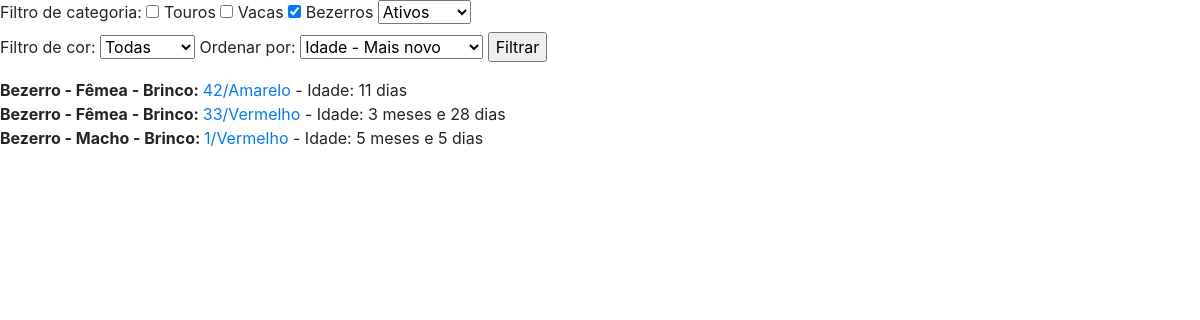
/list, run on an earlier commit of the app's database.
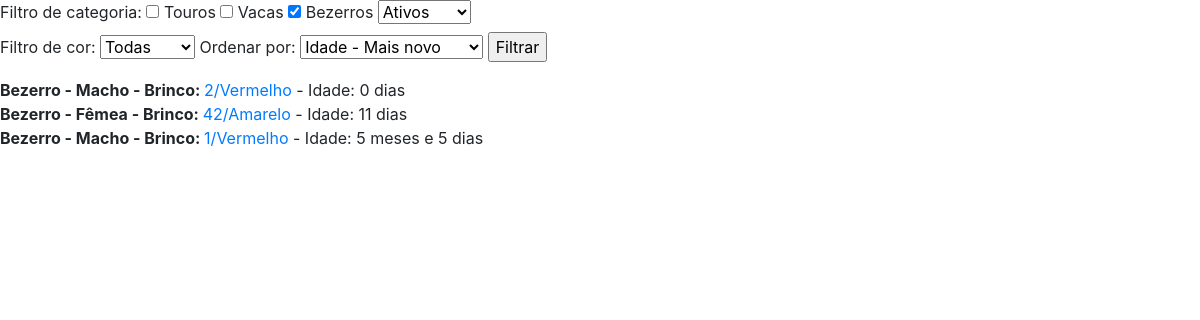
And on a later commit of the database.
### criacao/models.py (models this page shows, shortened)
class cabecagado(models.Model):
    id = AutoField(primary_key=True)
    author = ForeignKey(settings.AUTH_USER_MODEL,on_delete=models.CASCADE)
    n_etiqueta = IntegerField()
    brinco = ForeignKey(brinco,on_delete=models.CASCADE)
    nascimento = DateField()
    MALE = "Macho"
    FEMALE = "Fêmea"
    SEXO_CHOICES = (
        (MALE, "Macho"),
        (FEMALE, "Fêmea"),
    )
    sexo = models.CharField(max_length=5,
                  choices=SEXO_CHOICES,)
    observacoes = TextField(max_length=280,blank=True,null=True)
    esta_vivo = BooleanField(default=True)
    vendido = BooleanField(default=False)
    morte = DateField(null=True,blank=True)
    causa_mortis = CharField(blank=True,max_length=30,null=True)
    BOI = "Boi"
    MATRIZ = "Vaca"
    CRIA = "Bezerro"
    TIPO_CHOICES = (
        (BOI, "Touro"),
        (MATRIZ, "Vaca"),
        (CRIA,"Bezerro")
    )
    tipo = models.CharField(max_length=7,choices=TIPO_CHOICES,)
    def idade(self):
        dias = (datetime.date.today()-self.nascimento).days
        anos = dias//365
        meses = (dias%365)//30
        dias = ((dias%365)%30)
        return f"{f'{anos} anos, ' if anos else ''}{f'{meses} meses e ' if meses else ''}{dias} dias"

class brinco(models.Model):
    id = AutoField(primary_key=True)
    cor_nome = CharField(max_length=16,unique=True)
    cor = ColorField()

### criacao/views.py (the view, shortened to what this page needs)
# urls.py: path("list",CabecaListView),
def CabecaListView(request):
    if request.method == "GET":
        boi_checked = False
        matriz_checked = False
        cria_checked = True
        order_by_selected = False
        brinco_selected = False
        order_by_text = False
        category_filter = "ativos"
        category_text = "Ativos"
        brincos_set = cabecagado.objects.all()
        context = {"boi": "checked" if boi_checked else "",
                   "matriz": "checked" if matriz_checked else "",
                   "cria": "checked" if cria_checked else "",
                   "brincos": brinco.objects.all(),
                   "brinco_selected" : brinco_selected,
                   "order_by_selected": order_by_selected,
                   "order_by_text":order_by_text,
                   "category":category_filter,
                   "category_text": category_text
                   }
        if category_filter == "ativos":
            status_set = cabecagado.objects.filter(esta_vivo=True)&cabecagado.objects.filter(vendido=False)
        elif category_filter == "mortos":
            status_set = cabecagado.objects.filter(esta_vivo=False)
        elif category_filter == "vendidos":
            status_set = cabecagado.objects.filter(vendido=True)
        cabecas_set = cabecagado.objects.none()
        if boi_checked:
            cabecas_set = cabecas_set.union(cabecagado.objects.filter(tipo=cabecagado.BOI))
        if matriz_checked:
            cabecas_set = cabecas_set.union(cabecagado.objects.filter(tipo=cabecagado.MATRIZ))
        if cria_checked:
            cabecas_set = cabecas_set.union(cabecagado.objects.filter(tipo=cabecagado.CRIA))
        final_set = cabecas_set.intersection(brincos_set,status_set)
        if order_by_selected:
            if order_by_selected == "crescente":
                final_set = final_set.order_by('n_etiqueta')
            elif order_by_selected == "maisnovo":
                final_set = final_set.order_by('-nascimento')
            elif order_by_selected == "maisvelho":
                final_set = final_set.order_by('nascimento')
            elif order_by_selected == "decrescente":
                final_set = final_set.order_by('-n_etiqueta')
        else:
            final_set = final_set.order_by('-nascimento')
        context["cabecas"] = final_set
        return render(request,"cabecaslist.html",context)

### criacao/templates/cabecaslist.html (shortened to what this page needs)
<head>
    <link rel="stylesheet" href="https://stackpath.bootstrapcdn.com/bootstrap/4.3.1/css/bootstrap.min.css">
</head>
<body>
    <form action="list" method="get">
        Filtro de categoria:
        <input type = "checkbox"  id = "boi" name = "boi_checked" value = "True" {{boi}}>
        <label for="boi">Touros</label>
        <input type = "checkbox" id="matriz" name = "matriz_checked" value = "True" {{matriz}}>
        <label for="matriz">Vacas</label>
        <input type = "checkbox" id = "cria"  name = "cria_checked" value = "True" {{cria}}>
        <label for="cria">Bezerros</label>
        <select name="categoria">
            <option value="ativos" >Ativos</option>
        </select><br>
        Filtro de cor:
        <select name="cor">
            <option value="all" selected>Todas</option>
        </select>
        Ordenar por:
        <select name="order_by">
            <option value="maisnovo" >Idade - Mais novo</option>
        </select>
        <input type="submit" value="Filtrar" />
    </form>
    {% for cabeca in cabecas %}
     <b>{{cabeca.tipo}} - {{cabeca.sexo}} - Brinco: </b><a href= "">{{cabeca.n_etiqueta}}/{{cabeca.brinco.cor_nome}}</a> - Idade: {{cabeca.idade}}<br>
    {% endfor %}
</body>

What changed in the data, as far as the page shows it:
no longer on this page (row edited): cabecagado: tipo "Bezerro", sexo "Fêmea", n_etiqueta "33", brinco.cor_nome "Vermelho", idade "3 meses e 28 dias"
added cabecagado: tipo "Bezerro", sexo "Macho", n_etiqueta "2", brinco.cor_nome "Vermelho", idade "0 dias"
